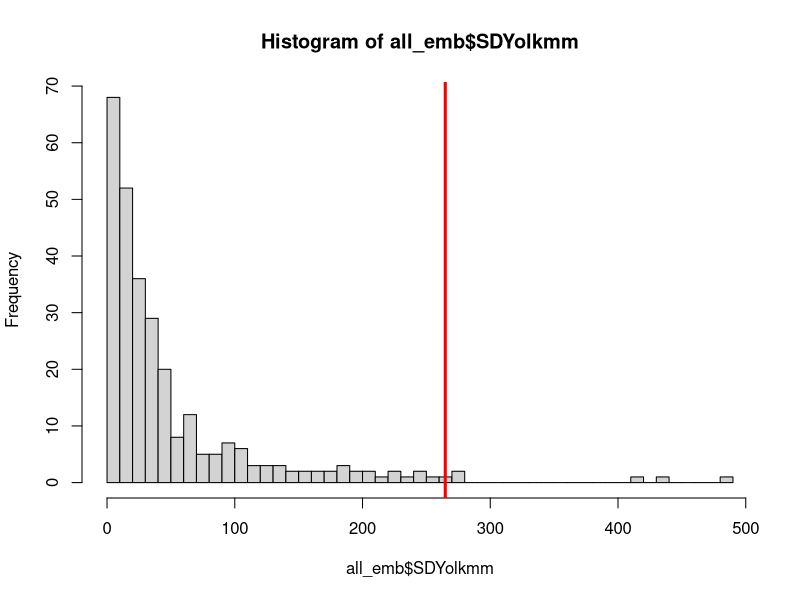
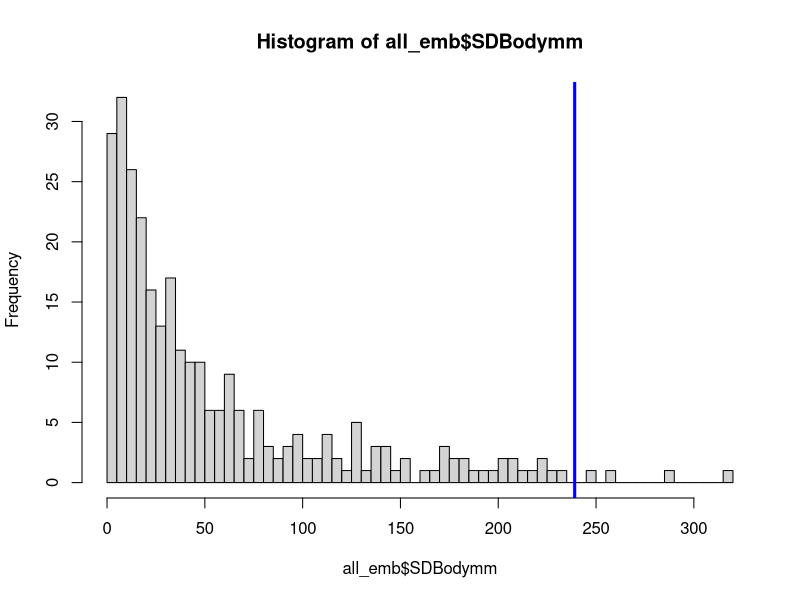
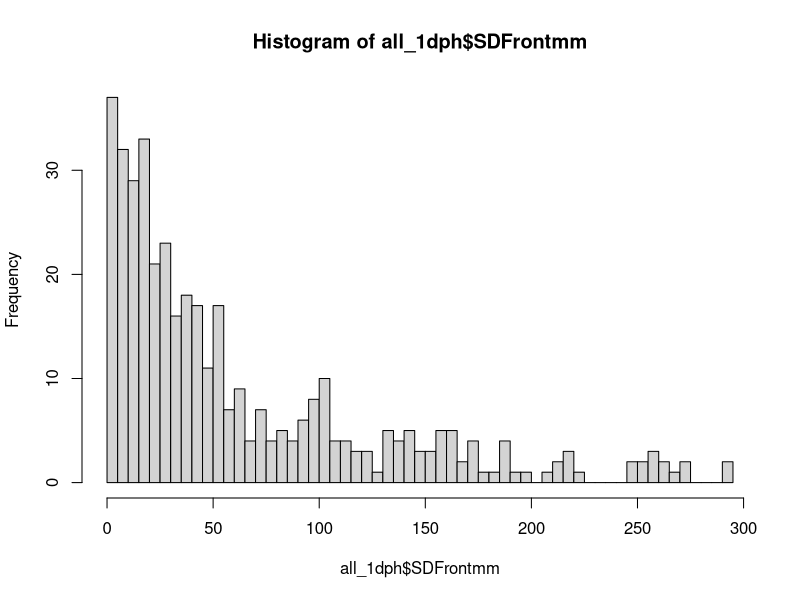
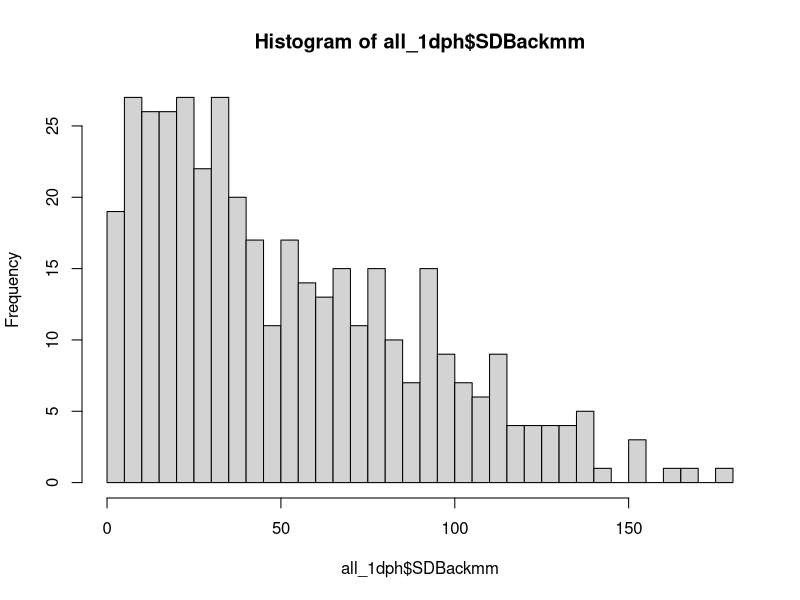
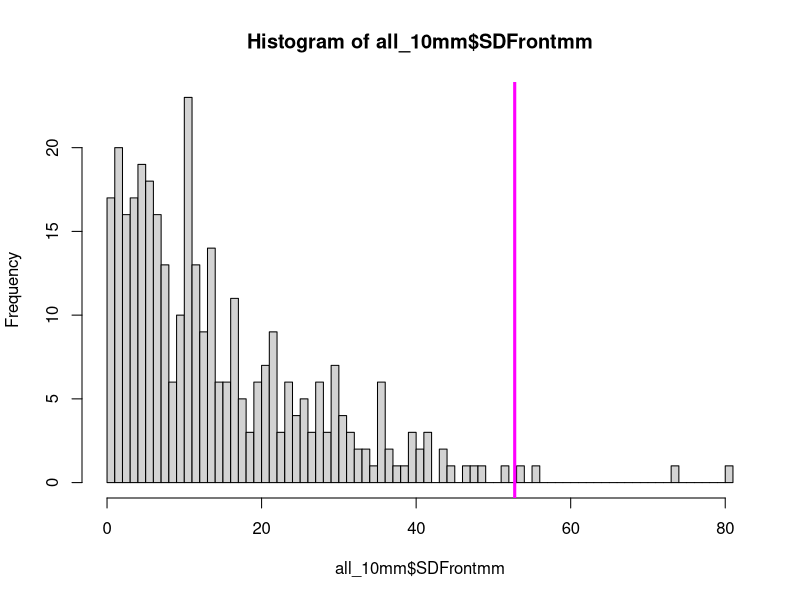

R code for these plots, in order: (Note: this script raises an error after producing the figures.)
#Ionocyte Data Analysis
#January 21, 2022


#Load data for each life stage and save as an environment so I can easily load it again
all_emb<-read.csv('Ionocyte/All embryo ionocyte data.csv',header=TRUE)
all_1dph<-read.csv('Ionocyte/All 1dph ionocyte data.csv',header=TRUE)
all_10mm<-read.csv('Ionocyte/All 10mm ionocyte data.csv',header=TRUE)


#Examine the data and create factors when necessary
str(all_emb)
all_emb$Experiment<-factor(all_emb$Experiment,levels=c("exp1","exp3","exp4"))

str(all_1dph)
all_1dph$Experiment<-factor(all_1dph$Experiment,levels=c("exp1","exp2","exp3","exp4"))

str(all_10mm)
all_10mm$Experiment<-factor(all_10mm$Experiment,levels=c("exp2","exp3"))


#Standard deviation analysis of duplicates - embryo
hist(all_emb$SDYolkmm,breaks=50)
abline(v=mean(all_emb$SDYolkmm)+(3*sd(all_emb$SDYolkmm)),col="red",lwd=3) #mean+3SD = 298.5196

hist(all_emb$SDBodymm,breaks=50)
abline(v=mean(all_emb$SDBodymm)+(3*sd(all_emb$SDBodymm)),col="blue",lwd=3) #mean+3SD = 299.1431

#Find the sample numbers of the most extreme ones
all_emb$Sample[all_emb$SDYolkmm>298] #2016-373, 2016-456, 2016-457, 2016-458, 2016-525, 2016-542, 2016-544
all_emb$Sample[all_emb$SDBodymm>299] #2016-380, 2016-517


#Standard deviation analysis of duplicates - 1dph
hist(all_1dph$SDFrontmm,breaks=50) #the problems identified in last year's analysis were corrected: 2016-119, 2016-245a, 2016-270. 400 was the SD threshold. 
hist(all_1dph$SDBackmm,breaks=50) #same, probs seem to be fixed: 2016-127, 2016-319, 2016-323, 2016-558. SD threshold was 190. 

#I think 2017 data was excluded from first analysis - I'll calculate mean+3sd just in case threshold should be adjusted. 
#If any 2017 samples are above the threshold I will examine them
mean(all_1dph$SDFrontmm)+(3*sd(all_1dph$SDFrontmm)) #258.388
mean(all_1dph$SDBackmm)+(3*sd(all_1dph$SDBackmm)) #165.5559
all_1dph$Sample[all_1dph$SDFrontmm>258] #2017-373
all_1dph$Sample[all_1dph$SDBackmm>165] #none from 2017


#Standard deviation analysis of duplicates - 10mm
hist(all_10mm$SDFrontmm,breaks=100)
abline(v=mean(all_10mm$SDFrontmm)+(3*sd(all_10mm$SDFrontmm)),col="magenta",lwd=3) #There are two very extreme ones (2016-105t and 2016-163t) and the rest seem to be below ~200
#The extreme ones were both identified in the 2021 analysis, suggesting the problems haven't been fixed in this version of the dataset. 
#I can just compare the histogram with that one
hist(data1$FrontSD,breaks=100)
abline(v=mean(data1$FrontSD)+(3*sd(data1$FrontSD)),col="blue",lwd=3) #it is different, there are three above the line and one just below it. 

all_10mm$SDFrontmm[all_10mm$Sample=="2016-391t"]
data1$FrontSD[data1$Sample=="391t"]
#105t hasn't been changed
#163t hasn't been changed
#362t changed from 411 to 2 SD. Front Density 1 changed from 919.796 to 341.173, but the count and area are the same. Looking at the counting spreadsheet, density was miscalculated the first time. 
#391t SD changed from 626.8 to 36.3. Front Density 2 changed from 1173.8 to 338.7. The count stayed the same but area increased. It looks like originally an excluded area was accidentally used as the total area but I fixed it in April. 
#So I just need to revisit 105t and 163t for Front. 

hist(all_10mm$SDBackmm,breaks=100)
abline(v=mean(all_10mm$SDBackmm)+(3*sd(all_10mm$SDBackmm)),col="orange",lwd=3) #mean+3sd = 79.29
all_10mm$Sample[all_10mm$SDBackmm>79]
#all the same except the last one is 390t instead of 370t - was that a typo? 
data1$Sample[data1$BackSD>0.000079]
#No, originally 370t and 390t were both greater than that threshold. 
data1$BackSD[data1$Sample=="390t"]
#390t is included now but not before because the threshold I used in 2021 was 0.00009 (or 90 if using mm). 
#370t changed because originally SD was 110.9, now it is 11.65. 
#Back Density 2 is higher in the original data (483.7), now it is 310.4. Looks like the area and count changed. I edited it in April 2021. 
#So the ones that need to be checked are 2016-56t, 2016-57t, 2016-75t, 2016-77t, 2016-233t, 2016-307t, and 2016-390t. 


#As of 2/11/22 after fixing the ones pointed out above, the SDs are all below the original threshold calculated as 3 SDs from mean. Proceed with analysis. 

#__________________________________________________________________________________________________________________

#Load the treatment spreadsheets and merge the dataframes using dplyr::full_join
trmt_emb<-read.csv('Ionocyte/Embryo treatments.csv',header=TRUE)
trmt_1dph<-read.csv('Ionocyte/1dph treatments.csv',header=TRUE)
trmt_10mm<-read.csv('Ionocyte/10mm treatments.csv',header=TRUE)

library(dplyr)
d1_emb<-full_join(all_emb,trmt_emb,by="Sample")
d1_1dph<-full_join(all_1dph,trmt_1dph,by="Sample")
d1_10mm<-full_join(all_10mm,trmt_10mm,by="Sample")
#These are the full datasets with all available information about ionocyte density, treatments, stdev, and metabolic rates. 

#Now create smaller dataframes with only the necessary information for the analysis (everything else is just in case we want it for later analyses).
d2_emb<-d1_emb[,c(1,2,4,43,47,51,54,56,57,58,60,62)]
d2_1dph<-d1_1dph[,c(1,2,4,37,41,45,48,50,51,52,54,56)]
d2_10mm<-d1_10mm[,c(1,2,3,36,40,44,47,49,50,51,53,55)]


#Analyze embryos using LMER

#First check structure of dataframe
str(d2_emb)
d2_emb$Experiment.x<-factor(d2_emb$Experiment.x,levels=c("exp1","exp3","exp4"))
d2_emb$CO2.level<-factor(d2_emb$CO2.level,levels=c("400uatm","2200uatm","4200uatm"))
d2_emb$Temp.level<-factor(d2_emb$Temp.level,levels=c("17C","20C","24C","28C"))

#Use plyr to make a summary of the data for yolk, body, and total
library(plyr)
summary_emb<-ddply(d2_emb,c("CO2.level","Temp.level"),summarise,
                   N.yolk=length(AverageYolkDensitymm),Mean.yolk=mean(AverageYolkDensitymm),se.yolk=sd(AverageYolkDensitymm)/sqrt(N.yolk),
                   N.body=length(AverageBodyDensitymm),Mean.body=mean(AverageBodyDensitymm),se.body=sd(AverageBodyDensitymm)/sqrt(N.body),
                   N.total=length(AverageTotalDensitymm),Mean.total=mean(AverageTotalDensitymm),se.total=sd(AverageTotalDensitymm)/sqrt(N.total))
summary_emb

#Use a linear mixed effects model to test for significant effects for yolk, body, and total. 
#Set Experiment.x as a random effect and CO2.level and Temp.level as fixed effects.
library(lme4)
library(lmerTest)
modelyolk<-lmer(AverageYolkDensitymm~CO2.level*Temp.level+(1|Experiment.x),data=d2_emb)
anova(modelyolk)

modelbody<-lmer(AverageBodyDensitymm~CO2.level*Temp.level+(1|Experiment.x),data=d2_emb)
anova(modelbody)

modeltotal<-lmer(AverageTotalDensitymm~CO2.level*Temp.level+(1|Experiment.x),data=d2_emb)
anova(modeltotal)

#Test effect of including Experiment.x in model - create an lm without the random effect and do an anova to compare the two models. 
modelyolk_lm<-lm(AverageYolkDensitymm~CO2.level*Temp.level,data=d2_emb)
modelbody_lm<-lm(AverageBodyDensitymm~CO2.level*Temp.level,data=d2_emb)
modeltotal_lm<-lm(AverageTotalDensitymm~CO2.level*Temp.level,data=d2_emb)

anova(modelyolk,modelyolk_lm)
anova(modelbody,modelbody_lm)
anova(modeltotal,modeltotal_lm)
#Including experiment as a random effect significantly affects all models. ranova() shows this as well. 

#Run diagnostics and look for outliers
